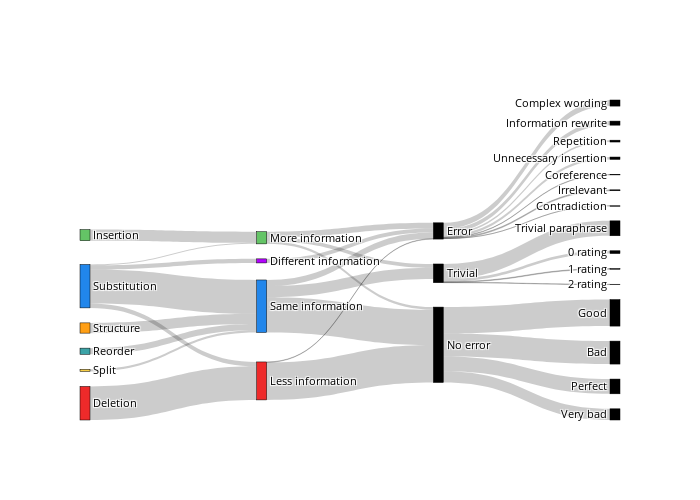

Here is the notebook cell this chart was saved with:
### Code cell
sankey_combined(data)

### Figure 1 — Plotly figure (JSON) as saved in the notebook; plotly's stock layout.template omitted (floating-point values rounded to 4 significant figures)
{"data": [{"link": {"source": [0, 0, 0, 0, 1, 1, 1, 1, 2, 2, 2, 2, 3, 3, 3, 3, 4, 4, 4, 4, 5, 5, 5, 5, 6, 6, 6, 7, 7, 7, 8, 8, 8, 9, 9, 9, 10, 10, 10, 10, 10, 10, 10, 10, 11, 11, 11, 11, 11, 11, 11, 11, 12, 12, 12, 12, 12, 12, 12, 12, 10, 10, 10, 10, 11, 11, 11, 11], "target": [6, 7, 8, 9, 6, 7, 8, 9, 6, 7, 8, 9, 6, 7, 8, 9, 6, 7, 8, 9, 6, 7, 8, 9, 10, 11, 12, 10, 11, 12, 10, 11, 12, 10, 11, 12, 13, 14, 15, 16, 17, 18, 19, 20, 13, 14, 15, 16, 17, 18, 19, 20, 13, 14, 15, 16, 17, 18, 19, 20, 21, 22, 23, 24, 25, 26, 27, 28], "value": [396, 0, 0, 0, 0, 0, 131, 0, 52, 400, 12, 48, 0, 73, 0, 0, 0, 121, 0, 0, 0, 25, 0, 0, 443, 0, 5, 416, 131, 72, 31, 45, 67, 0, 0, 48, 0, 0, 0, 0, 0, 0, 0, 0, 0, 0, 0, 0, 0, 0, 0, 0, 5, 48, 22, 1, 0, 11, 28, 72, 132, 271, 313, 174, 33, 8, 4, 176]}, "node": {"color": ["#ee2a2a", "#64C466", "#2186eb", "#3ca3a7", "#FF9F15", "#F7CE46", "#ee2a2a", "#2186eb", "#64C466", "#b103fc", "black", "black", "black", "black", "black", "black", "black", "black", "black", "black", "black", "black", "black", "black", "black", "black", "black", "black", "black"], "label": ["Deletion", "Insertion", "Substitution", "Reorder", "Structure", "Split", "Less information", "Same information", "More information", "Different information", "No error", "Trivial", "Error", "Coreference", "Information rewrite", "Repetition", "Contradiction", "Hallucination", "Irrelevant", "Unnecessary insertion", "Complex wording", "Very bad", "Bad", "Good", "Perfect", "0 rating", "1 rating", "2 rating", "Trivial paraphrase"], "line": {"color": "black", "width": 0.5}, "pad": 15, "thickness": 10}, "type": "sankey", "valueformat": "d", "valuesuffix": " edits"}], "layout": {"font": {"color": "black", "size": 11}, "height": 500, "title": {"text": ""}, "width": 700}}
